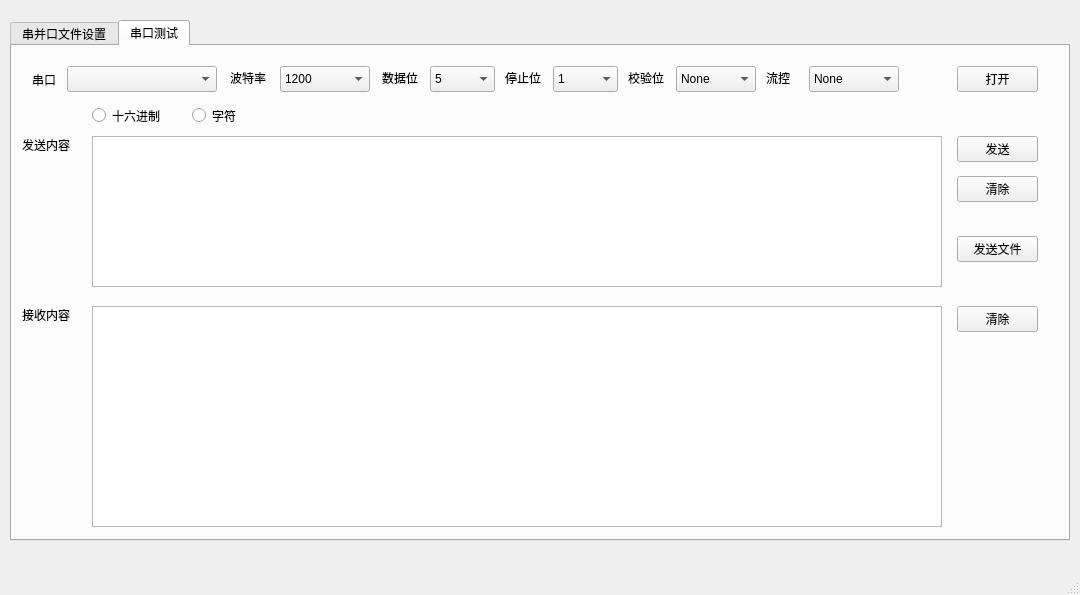
<?xml version="1.0" encoding="UTF-8"?>
<ui version="4.0">
 <class>MainWindow</class>
 <widget class="QMainWindow" name="MainWindow">
  <property name="geometry">
   <rect>
    <x>0</x>
    <y>0</y>
    <width>1080</width>
    <height>595</height>
   </rect>
  </property>
  <property name="windowTitle">
   <string>MainWindow</string>
  </property>
  <widget class="QWidget" name="centralwidget">
   <widget class="QTabWidget" name="tabWidget">
    <property name="geometry">
     <rect>
      <x>10</x>
      <y>20</y>
      <width>1060</width>
      <height>521</height>
     </rect>
    </property>
    <property name="currentIndex">
     <number>1</number>
    </property>
    <widget class="QWidget" name="tab">
     <attribute name="title">
      <string>串并口文件设置</string>
     </attribute>
     <widget class="QLabel" name="label">
      <property name="geometry">
       <rect>
        <x>80</x>
        <y>80</y>
        <width>55</width>
        <height>18</height>
       </rect>
      </property>
      <property name="text">
       <string>串口1</string>
      </property>
     </widget>
     <widget class="QLabel" name="label_2">
      <property name="geometry">
       <rect>
        <x>80</x>
        <y>120</y>
        <width>55</width>
        <height>18</height>
       </rect>
      </property>
      <property name="text">
       <string>串口2</string>
      </property>
     </widget>
     <widget class="QLabel" name="label_3">
      <property name="geometry">
       <rect>
        <x>80</x>
        <y>160</y>
        <width>55</width>
        <height>18</height>
       </rect>
      </property>
      <property name="text">
       <string>串口3</string>
      </property>
     </widget>
     <widget class="QLabel" name="label_4">
      <property name="geometry">
       <rect>
        <x>80</x>
        <y>200</y>
        <width>55</width>
        <height>18</height>
       </rect>
      </property>
      <property name="text">
       <string>串口4</string>
      </property>
     </widget>
     <widget class="QLineEdit" name="lineEdit">
      <property name="geometry">
       <rect>
        <x>120</x>
        <y>80</y>
        <width>321</width>
        <height>26</height>
       </rect>
      </property>
     </widget>
     <widget class="QLineEdit" name="lineEdit_2">
      <property name="geometry">
       <rect>
        <x>120</x>
        <y>120</y>
        <width>321</width>
        <height>26</height>
       </rect>
      </property>
     </widget>
     <widget class="QLineEdit" name="lineEdit_3">
      <property name="geometry">
       <rect>
        <x>120</x>
        <y>160</y>
        <width>321</width>
        <height>26</height>
       </rect>
      </property>
     </widget>
     <widget class="QLineEdit" name="lineEdit_4">
      <property name="geometry">
       <rect>
        <x>120</x>
        <y>200</y>
        <width>321</width>
        <height>26</height>
       </rect>
      </property>
     </widget>
     <widget class="QPushButton" name="pushButton">
      <property name="geometry">
       <rect>
        <x>460</x>
        <y>80</y>
        <width>80</width>
        <height>26</height>
       </rect>
      </property>
      <property name="text">
       <string>选择</string>
      </property>
     </widget>
     <widget class="QPushButton" name="pushButton_2">
      <property name="geometry">
       <rect>
        <x>460</x>
        <y>120</y>
        <width>80</width>
        <height>26</height>
       </rect>
      </property>
      <property name="text">
       <string>选择</string>
      </property>
     </widget>
     <widget class="QPushButton" name="pushButton_3">
      <property name="geometry">
       <rect>
        <x>460</x>
        <y>160</y>
        <width>80</width>
        <height>26</height>
       </rect>
      </property>
      <property name="text">
       <string>选择</string>
      </property>
     </widget>
     <widget class="QPushButton" name="pushButton_4">
      <property name="geometry">
       <rect>
        <x>460</x>
        <y>200</y>
        <width>80</width>
        <height>26</height>
       </rect>
      </property>
      <property name="text">
       <string>选择</string>
      </property>
     </widget>
     <widget class="QPushButton" name="pushButton_6">
      <property name="geometry">
       <rect>
        <x>160</x>
        <y>270</y>
        <width>80</width>
        <height>26</height>
       </rect>
      </property>
      <property name="text">
       <string>确认</string>
      </property>
     </widget>
     <widget class="QPushButton" name="pushButton_7">
      <property name="geometry">
       <rect>
        <x>290</x>
        <y>270</y>
        <width>80</width>
        <height>26</height>
       </rect>
      </property>
      <property name="text">
       <string>重置</string>
      </property>
     </widget>
    </widget>
    <widget class="QWidget" name="tab_2">
     <attribute name="title">
      <string>串口测试</string>
     </attribute>
     <widget class="QLabel" name="label_6">
      <property name="geometry">
       <rect>
        <x>20</x>
        <y>23</y>
        <width>31</width>
        <height>21</height>
       </rect>
      </property>
      <property name="text">
       <string>串口</string>
      </property>
     </widget>
     <widget class="QLabel" name="label_7">
      <property name="geometry">
       <rect>
        <x>218</x>
        <y>23</y>
        <width>45</width>
        <height>18</height>
       </rect>
      </property>
      <property name="text">
       <string>波特率</string>
      </property>
     </widget>
     <widget class="QComboBox" name="comboBox">
      <property name="geometry">
       <rect>
        <x>55</x>
        <y>20</y>
        <width>150</width>
        <height>26</height>
       </rect>
      </property>
     </widget>
     <widget class="QComboBox" name="comboBox_2">
      <property name="geometry">
       <rect>
        <x>268</x>
        <y>20</y>
        <width>90</width>
        <height>26</height>
       </rect>
      </property>
      <item>
       <property name="text">
        <string>1200</string>
       </property>
      </item>
      <item>
       <property name="text">
        <string>2400</string>
       </property>
      </item>
      <item>
       <property name="text">
        <string>4800</string>
       </property>
      </item>
      <item>
       <property name="text">
        <string>9600</string>
       </property>
      </item>
      <item>
       <property name="text">
        <string>19200</string>
       </property>
      </item>
      <item>
       <property name="text">
        <string>38400</string>
       </property>
      </item>
      <item>
       <property name="text">
        <string>57600</string>
       </property>
      </item>
      <item>
       <property name="text">
        <string>115200</string>
       </property>
      </item>
     </widget>
     <widget class="QLabel" name="label_dataBits">
      <property name="geometry">
       <rect>
        <x>370</x>
        <y>23</y>
        <width>45</width>
        <height>18</height>
       </rect>
      </property>
      <property name="text">
       <string>数据位</string>
      </property>
     </widget>
     <widget class="QComboBox" name="comboBox_dataBits">
      <property name="geometry">
       <rect>
        <x>418</x>
        <y>20</y>
        <width>65</width>
        <height>26</height>
       </rect>
      </property>
      <item>
       <property name="text">
        <string>5</string>
       </property>
      </item>
      <item>
       <property name="text">
        <string>6</string>
       </property>
      </item>
      <item>
       <property name="text">
        <string>7</string>
       </property>
      </item>
      <item>
       <property name="text">
        <string>8</string>
       </property>
      </item>
     </widget>
     <widget class="QLabel" name="label_stopBits">
      <property name="geometry">
       <rect>
        <x>493</x>
        <y>23</y>
        <width>45</width>
        <height>18</height>
       </rect>
      </property>
      <property name="text">
       <string>停止位</string>
      </property>
     </widget>
     <widget class="QComboBox" name="comboBox_stopBits">
      <property name="geometry">
       <rect>
        <x>541</x>
        <y>20</y>
        <width>65</width>
        <height>26</height>
       </rect>
      </property>
      <item>
       <property name="text">
        <string>1</string>
       </property>
      </item>
      <item>
       <property name="text">
        <string>1.5</string>
       </property>
      </item>
      <item>
       <property name="text">
        <string>2</string>
       </property>
      </item>
     </widget>
     <widget class="QLabel" name="label_parity">
      <property name="geometry">
       <rect>
        <x>616</x>
        <y>23</y>
        <width>45</width>
        <height>18</height>
       </rect>
      </property>
      <property name="text">
       <string>校验位</string>
      </property>
     </widget>
     <widget class="QComboBox" name="comboBox_parity">
      <property name="geometry">
       <rect>
        <x>664</x>
        <y>20</y>
        <width>80</width>
        <height>26</height>
       </rect>
      </property>
      <item>
       <property name="text">
        <string>None</string>
       </property>
      </item>
      <item>
       <property name="text">
        <string>Even</string>
       </property>
      </item>
      <item>
       <property name="text">
        <string>Odd</string>
       </property>
      </item>
      <item>
       <property name="text">
        <string>Space</string>
       </property>
      </item>
      <item>
       <property name="text">
        <string>Mark</string>
       </property>
      </item>
     </widget>
     <widget class="QLabel" name="label_flowControl">
      <property name="geometry">
       <rect>
        <x>754</x>
        <y>23</y>
        <width>40</width>
        <height>18</height>
       </rect>
      </property>
      <property name="text">
       <string>流控</string>
      </property>
     </widget>
     <widget class="QComboBox" name="comboBox_flowControl">
      <property name="geometry">
       <rect>
        <x>797</x>
        <y>20</y>
        <width>90</width>
        <height>26</height>
       </rect>
      </property>
      <item>
       <property name="text">
        <string>None</string>
       </property>
      </item>
      <item>
       <property name="text">
        <string>Hardware</string>
       </property>
      </item>
      <item>
       <property name="text">
        <string>Software</string>
       </property>
      </item>
     </widget>
     <widget class="QPushButton" name="pushButton_8">
      <property name="geometry">
       <rect>
        <x>945</x>
        <y>20</y>
        <width>81</width>
        <height>26</height>
       </rect>
      </property>
      <property name="text">
       <string>打开</string>
      </property>
     </widget>
     <widget class="QLabel" name="label_8">
      <property name="geometry">
       <rect>
        <x>10</x>
        <y>90</y>
        <width>71</width>
        <height>18</height>
       </rect>
      </property>
      <property name="text">
       <string>发送内容</string>
      </property>
     </widget>
     <widget class="QLabel" name="label_9">
      <property name="geometry">
       <rect>
        <x>10</x>
        <y>260</y>
        <width>71</width>
        <height>18</height>
       </rect>
      </property>
      <property name="text">
       <string>接收内容</string>
      </property>
     </widget>
     <widget class="QListWidget" name="listWidget">
      <property name="geometry">
       <rect>
        <x>80</x>
        <y>260</y>
        <width>850</width>
        <height>221</height>
       </rect>
      </property>
     </widget>
     <widget class="QPushButton" name="pushButton_9">
      <property name="geometry">
       <rect>
        <x>945</x>
        <y>90</y>
        <width>81</width>
        <height>26</height>
       </rect>
      </property>
      <property name="text">
       <string>发送</string>
      </property>
     </widget>
     <widget class="QPushButton" name="pushButton_10">
      <property name="geometry">
       <rect>
        <x>945</x>
        <y>130</y>
        <width>81</width>
        <height>26</height>
       </rect>
      </property>
      <property name="text">
       <string>清除</string>
      </property>
     </widget>
     <widget class="QPushButton" name="pushButton_11">
      <property name="geometry">
       <rect>
        <x>945</x>
        <y>260</y>
        <width>81</width>
        <height>26</height>
       </rect>
      </property>
      <property name="text">
       <string>清除</string>
      </property>
     </widget>
     <widget class="QTextEdit" name="textEdit">
      <property name="geometry">
       <rect>
        <x>80</x>
        <y>90</y>
        <width>850</width>
        <height>151</height>
       </rect>
      </property>
     </widget>
     <widget class="QPushButton" name="pushButton_sendFile">
      <property name="geometry">
       <rect>
        <x>945</x>
        <y>190</y>
        <width>81</width>
        <height>26</height>
       </rect>
      </property>
      <property name="text">
       <string>发送文件</string>
      </property>
     </widget>
     <widget class="QRadioButton" name="radioButton_hex">
      <property name="geometry">
       <rect>
        <x>80</x>
        <y>60</y>
        <width>91</width>
        <height>19</height>
       </rect>
      </property>
      <property name="text">
       <string>十六进制</string>
      </property>
     </widget>
     <widget class="QRadioButton" name="radioButton_char">
      <property name="geometry">
       <rect>
        <x>180</x>
        <y>60</y>
        <width>81</width>
        <height>19</height>
       </rect>
      </property>
      <property name="text">
       <string>字符</string>
      </property>
     </widget>
     <widget class="QLabel" name="label_fileStatus">
      <property name="geometry">
       <rect>
        <x>945</x>
        <y>220</y>
        <width>81</width>
        <height>15</height>
       </rect>
      </property>
      <property name="text">
       <string/>
      </property>
     </widget>
    </widget>
   </widget>
  </widget>
  <widget class="QMenuBar" name="menubar">
   <property name="geometry">
    <rect>
     <x>0</x>
     <y>0</y>
     <width>1080</width>
     <height>26</height>
    </rect>
   </property>
  </widget>
  <widget class="QStatusBar" name="statusbar"/>
 </widget>
 <resources/>
 <connections/>
</ui>
